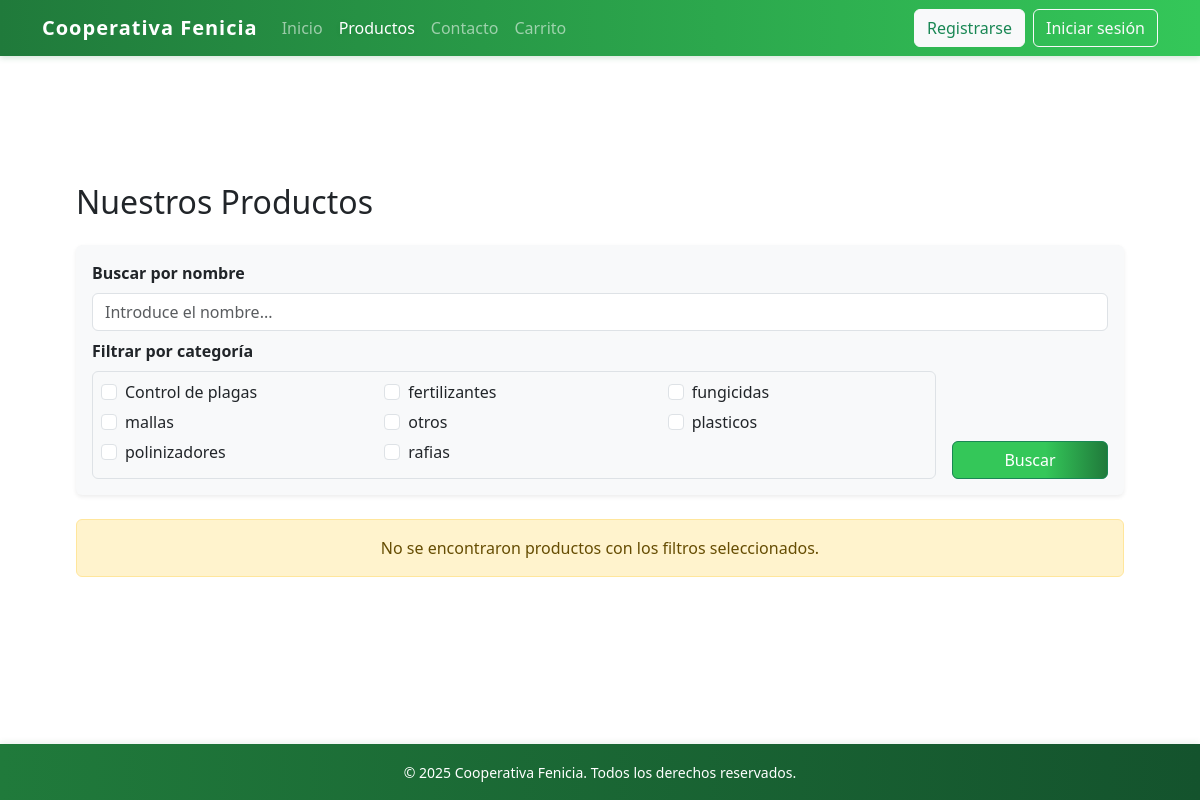
Page /producto.php?pagina=5 on the earlier database version.
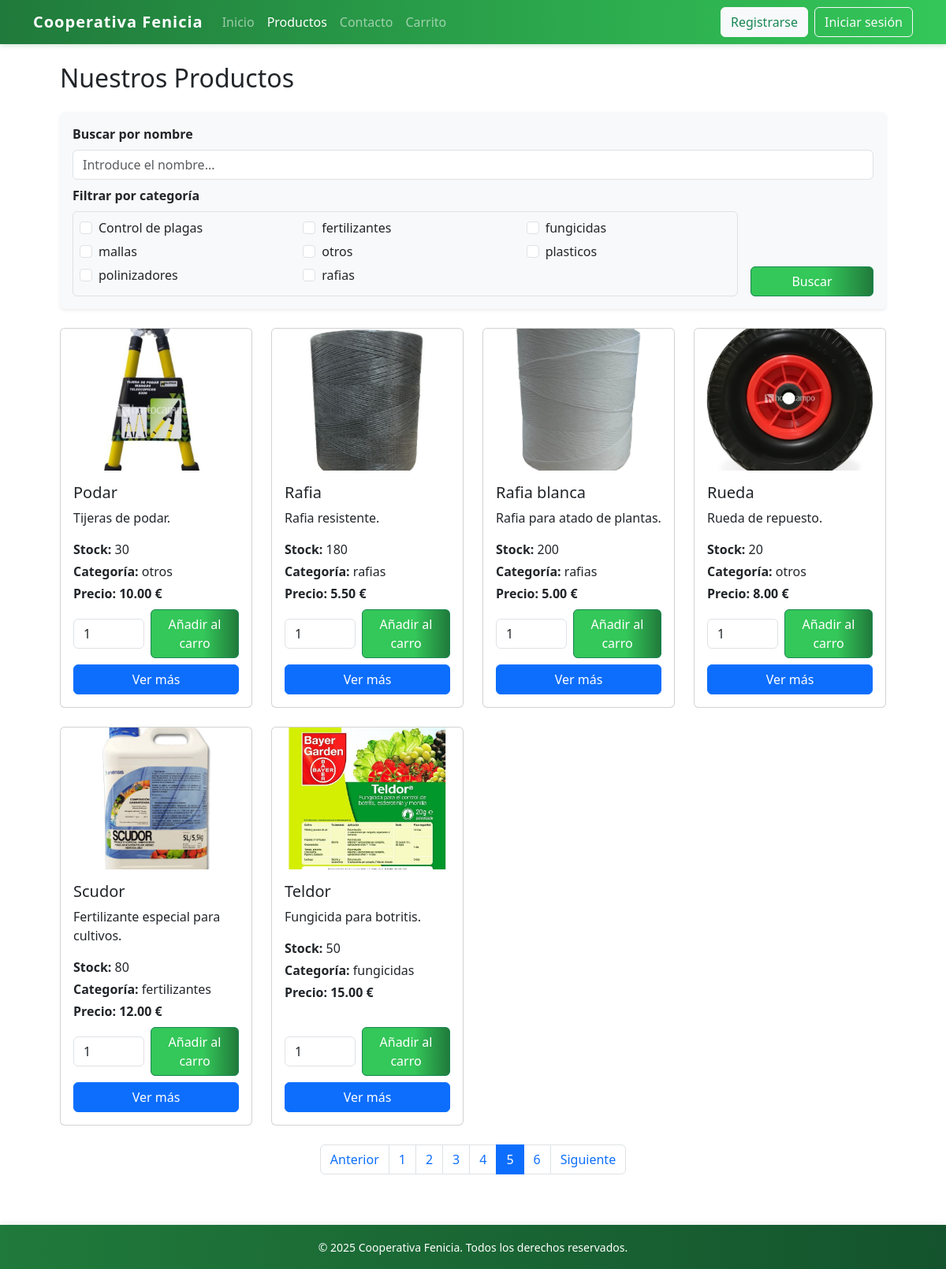
Same page on the later database version.
### tables this page shows
CREATE TABLE IF NOT EXISTS categorias (
    id INT AUTO_INCREMENT PRIMARY KEY,
    nombre VARCHAR(100) NOT NULL UNIQUE
);

CREATE TABLE IF NOT EXISTS productos (
    id INT AUTO_INCREMENT PRIMARY KEY,
    nombre VARCHAR(100) NOT NULL,
    descripcion TEXT,
    precio DECIMAL(10,2) NOT NULL,
    stock INT DEFAULT 0,
    imagen VARCHAR(255)
);

### src/producto.php (the view, shortened to what the changed rows need)
<?php
require_once 'conexiondb.php';
$categorias = $conexion->query("SELECT id, nombre FROM categorias ORDER BY nombre ASC");
$productosPorPagina = 6;
$paginaActual = isset($_GET['pagina']) ? max(1, intval($_GET['pagina'])) : 1;
$offset = ($paginaActual - 1) * $productosPorPagina;
$params = [];
$types = '';
$sqlBase = "FROM productos";
$sqlCount = "SELECT COUNT(*) $sqlBase";
$stmtCount = $conexion->prepare($sqlCount);
$stmtCount->execute();
$stmtCount->bind_result($totalProductos);
$totalPaginas = ceil($totalProductos / $productosPorPagina);
$sql = "SELECT * $sqlBase ORDER BY nombre ASC LIMIT ? OFFSET ?";
if ($params) {
    $paramsQuery = $params;
    $paramsQuery[] = $productosPorPagina;
    $paramsQuery[] = $offset;
    $typesQuery = $types . 'ii';
    $stmt = $conexion->prepare($sql);
    $stmt->bind_param($typesQuery, ...$paramsQuery);
} else {
    $stmt = $conexion->prepare($sql);
    $stmt->bind_param('ii', $productosPorPagina, $offset);
}
$stmt->execute();
$res = $stmt->get_result();
?>
<!DOCTYPE html>
<html lang="es">
<head>
  <link href="estilos.css" rel="stylesheet" />
  <link href="https://cdn.jsdelivr.net/npm/bootstrap@5.3.3/dist/css/bootstrap.min.css" rel="stylesheet" />
</head>
<body class="d-flex flex-column min-vh-100">
  <main class="flex-grow-1 py-4">
    <div class="container">
      <h2 class="mb-4">Nuestros Productos</h2>
      <form class="card card-body mb-4 shadow-sm bg-light border-0" method="get" action="producto.php">
        <div class="row g-3 align-items-end">
          <div class="col-12 col-md-10">
            <div class="rounded p-2 border bg-light">
              <div class="row">
                <?php
                $i = 0;
                foreach ($categorias as $cat):
                  if ($i % 3 === 0 && $i > 0) echo '</div><div class="row">';
                ?>
                  <div class="col-12 col-md-4 mb-1">
                    <div class="form-check">
                      <input class="form-check-input" type="checkbox" id="cat_<?php echo $cat['id']; ?>" name="categorias[]" value="<?php echo $cat['id']; ?>"
                        <?php if (!empty($_GET['categorias']) && in_array($cat['id'], $_GET['categorias'])) echo 'checked'; ?>>
                      <label class="form-check-label" for="cat_<?php echo $cat['id']; ?>"><?php echo htmlspecialchars($cat['nombre']); ?></label>
                    </div>
                  </div>
                <?php $i++; endforeach; ?>
              </div>
            </div>
          </div>
        </div>
      </form>
      <div class="row g-4">
        <?php if ($res->num_rows === 0): ?>
          <div class="col-12">
            <div class="alert alert-warning text-center">No se encontraron productos con los filtros seleccionados.</div>
          </div>
        <?php endif; ?>
        <?php while ($prod = $res->fetch_assoc()): ?>
        <?php
          $catRes = $conexion->query("SELECT c.nombre FROM categorias c INNER JOIN producto_categoria pc ON c.id = pc.categoria_id WHERE pc.producto_id = " . intval($prod['id']));
          $catNombres = [];
          while ($catRow = $catRes->fetch_assoc()) {
            $catNombres[] = $catRow['nombre'];
          }
        ?>
        <div class="col-12 col-sm-6 col-md-4 col-lg-3 d-flex">
          <div class="card flex-fill h-100" style="width: 18rem;">
            <img src="<?php echo htmlspecialchars($prod['imagen']); ?>" class="product-img" alt="<?php echo htmlspecialchars($prod['nombre']); ?>">
            <div class="card-body d-flex flex-column h-100">
              <h5 class="card-title"><?php echo htmlspecialchars($prod['nombre']); ?></h5>
              <p class="card-text"><?php echo htmlspecialchars($prod['descripcion']); ?></p>
              <p class="card-text mb-1"><strong>Stock:</strong> <?php echo intval($prod['stock']); ?></p>
              <p class="card-text mb-1"><strong>Categoría<?php echo count($catNombres) > 1 ? 's' : ''; ?>:</strong>
                <?php echo htmlspecialchars(implode(', ', $catNombres)); ?>
              </p>
              <p class="card-text fw-bold mb-2">Precio: <?php echo number_format($prod['precio'], 2); ?> €</p>
              <div class="mt-auto d-flex flex-column gap-2">
                <form method="POST" action="agregar_carrito.php" class="d-flex align-items-center gap-2">
                  <input type="number" name="unidades" class="form-control input-cantidad" min="1" max="<?php echo intval($prod['stock']); ?>" value="1"
                    <?php if ($prod['stock'] < 1) echo 'disabled'; ?>>
                  <button type="submit" class="btn btn-success"
                    <?php if ($prod['stock'] < 1) echo 'disabled'; ?>>Añadir al carro</button>
                </form>
                <a href="#" class="btn btn-primary">Ver más</a>
              </div>
            </div>
          </div>
        </div>
        <?php endwhile; ?>
      </div>
      <?php if ($totalPaginas > 1): ?>
      <nav aria-label="Paginación de productos" class="mt-4">
        <ul class="pagination justify-content-center">
          <li class="page-item<?php if ($paginaActual <= 1) echo ' disabled'; ?>">
            <a class="page-link" href="?<?php
              $paramsPag = $_GET;
              $paramsPag['pagina'] = $paginaActual - 1;
              echo http_build_query($paramsPag);
            ?>">Anterior</a>
          </li>
          <?php for ($i = 1; $i <= $totalPaginas; $i++): ?>
            <li class="page-item<?php if ($i == $paginaActual) echo ' active'; ?>">
              <a class="page-link" href="?<?php
                $paramsPag = $_GET;
                $paramsPag['pagina'] = $i;
                echo http_build_query($paramsPag);
              ?>"><?php echo $i; ?></a>
            </li>
          <?php endfor; ?>
          <li class="page-item<?php if ($paginaActual >= $totalPaginas) echo ' disabled'; ?>">
            <a class="page-link" href="?<?php
              $paramsPag = $_GET;
              $paramsPag['pagina'] = $paginaActual + 1;
              echo http_build_query($paramsPag);
            ?>">Siguiente</a>
          </li>
        </ul>
      </nav>
      <?php endif; ?>
    </div>
  </main>
</body>
</html>

Differences in the rows shown:
added productos: imagen (picture), nombre "Podar", descripcion "Tijeras de podar.", stock "30", catNombres "otros", precio "10.00", unidades "1"
added productos: imagen (picture), nombre "Rafia", descripcion "Rafia resistente.", stock "180", catNombres "rafias", precio "5.50", unidades "1"
added productos: imagen (picture), nombre "Rafia blanca", descripcion "Rafia para atado de plantas.", stock "200", catNombres "rafias", precio "5.00", unidades "1"
added productos: imagen (picture), nombre "Rueda", descripcion "Rueda de repuesto.", stock "20", catNombres "otros", precio "8.00", unidades "1"
added productos: imagen (picture), nombre "Scudor", descripcion "Fertilizante especial para cultivos.", stock "80", catNombres "fertilizantes", precio "12.00", unidades "1"
added productos: imagen (picture), nombre "Teldor", descripcion "Fungicida para botritis.", stock "50", catNombres "fungicidas", precio "15.00", unidades "1"
Other differences:
text no longer shown: "No se encontraron productos con los filtros seleccionados."
text now shown: "Anterior Siguiente"
new list line: "1"
new list line: "2"
new list line: "3"
new list line: "4"
new list line: "5"
new list line: "6"
